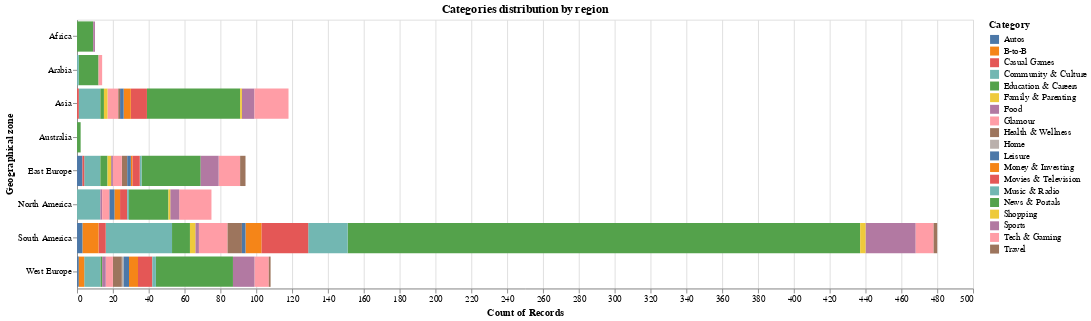

This figure's notebook cell:
### Markdown cell above
**The distribution of regions and categories is really unbalanced. About 55% of the domains have a traffic from South America, and 50% are News&Portals. 
However, these  are between the most important features for the clustering, because advertisers usually want to filter by region and category.**

### Code cell
categories_byregion = alt.Chart(groupby_domains).mark_bar().encode(
    x='count():Q',
    y='Geographical zone',
    color='Category',
    tooltip='Category'
).properties(
    width=1000,
    height= 300,
    title = 'Categories distribution by region'
)


categories_byregion.save('Graphs/categories_byregion.html')


categories_byregion

### Figure 1 — Vega-Lite specification as saved in the notebook (floating-point values rounded to 4 significant figures; data arrays with more than 128 entries replaced by an {"elided": "..."} marker saying what was removed)
{"config": {"view": {"continuousWidth": 400, "continuousHeight": 300}}, "data": {"name": "data-0845aab068edf06a6e1544cc0fc2b8b4"}, "mark": "bar", "encoding": {"color": {"type": "nominal", "field": "Category"}, "tooltip": {"type": "nominal", "field": "Category"}, "x": {"type": "quantitative", "aggregate": "count"}, "y": {"type": "nominal", "field": "Geographical zone"}}, "height": 300, "title": "Categories distribution by region", "width": 1000, "$schema": "https://vega.github.io/schema/vega-lite/v4.8.1.json", "datasets": {"data-0845aab068edf06a6e1544cc0fc2b8b4": {"elided": "901 records"}}}
